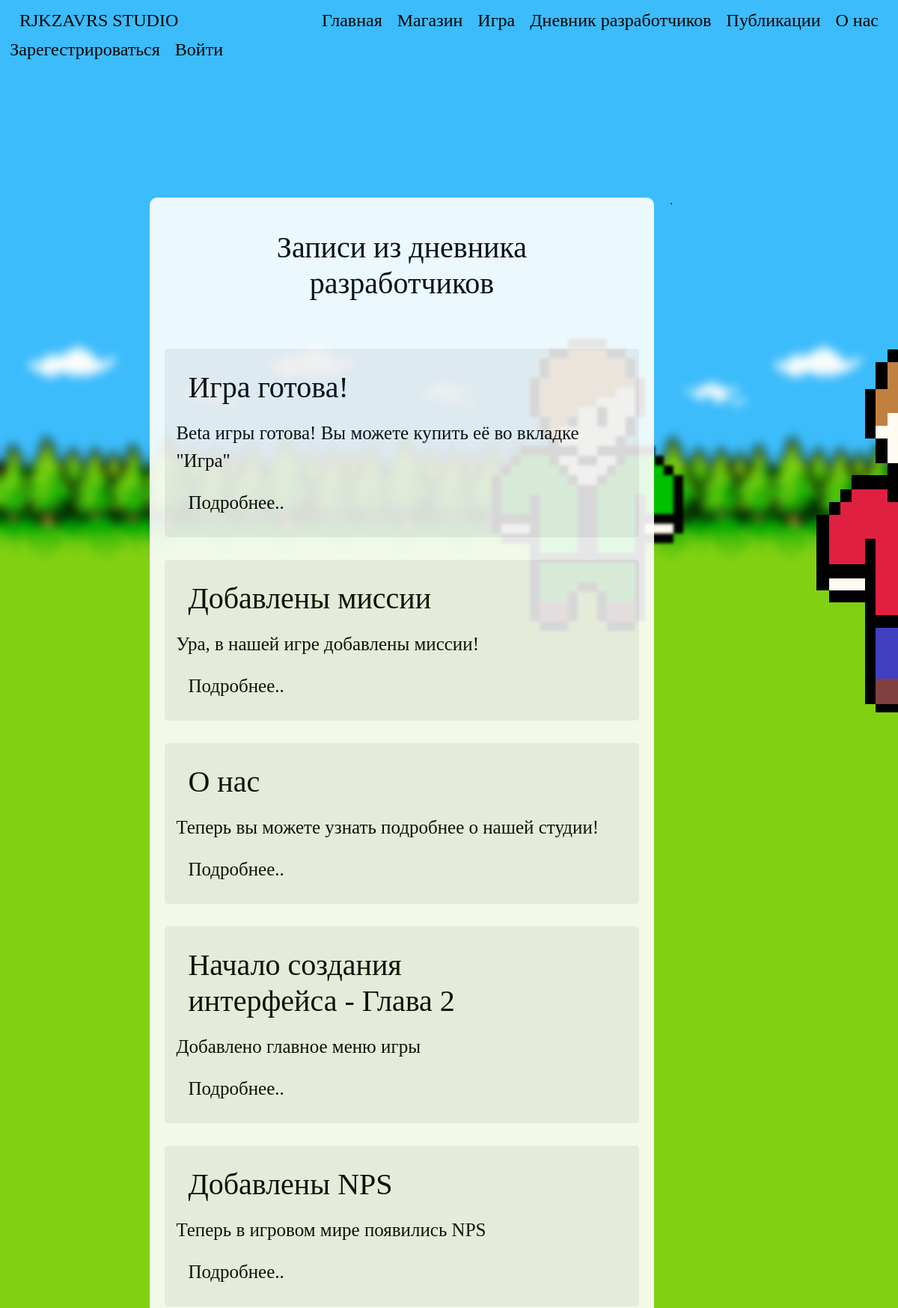
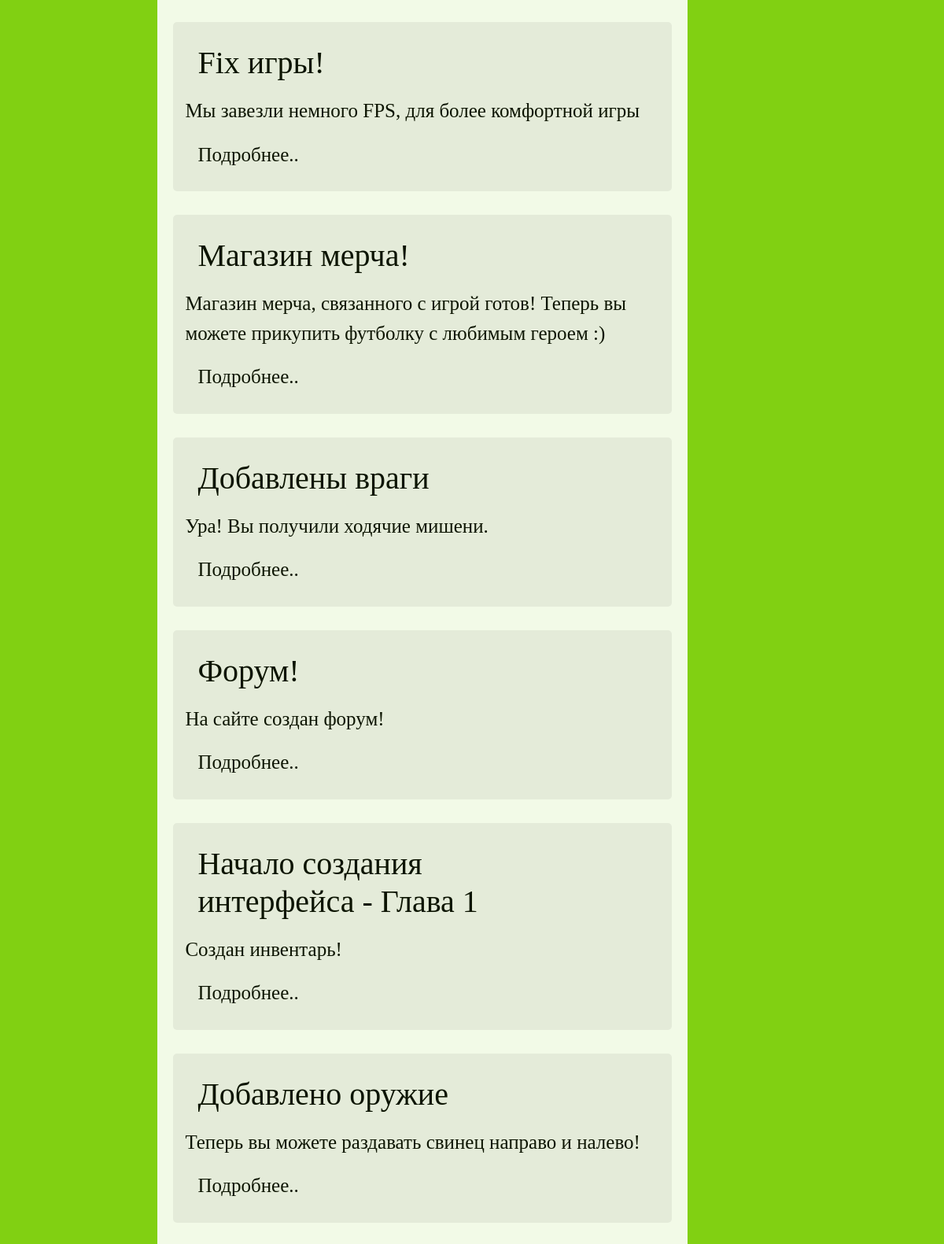
Screenshot of /DevelopersDiary/ (upper part) with the database file from the repository (2 pictures, top to bottom).
### data/developers_diary.py (models this page shows, shortened)
class DevelopersDiary(SqlAlchemyBase, SerializerMixin):
    __tablename__ = 'developers_diary'
    id = sqlalchemy.Column(sqlalchemy.Integer, primary_key=True, autoincrement=True)
    header = sqlalchemy.Column(sqlalchemy.String, nullable=True)
    body = sqlalchemy.Column(sqlalchemy.String, nullable=True)
    good_marks = sqlalchemy.Column(sqlalchemy.Integer, nullable=True, default=0)
    bad_marks = sqlalchemy.Column(sqlalchemy.Integer, nullable=True, default=0)
    created_date = sqlalchemy.Column(sqlalchemy.DateTime, default=datetime.now())
    comments = orm.relation('Comments')
    availability_status = sqlalchemy.Column(sqlalchemy.Integer, nullable=True, default=0)
    author_id = sqlalchemy.Column(sqlalchemy.Integer, sqlalchemy.ForeignKey("user.id"))
    author = orm.relation('User')

### run.py (the view)
@app.route("/DevelopersDiary/")
def list_developers_diary():
    status = 0
    if current_user.is_authenticated:
        status = current_user.status + 1
    session = db_session.create_session()
    ds_diary = session.query(DevelopersDiary).order_by(DevelopersDiary.created_date.desc()).all()
    session.close()
    return render_template("/DevelopersDiarys.html", ds_diary=ds_diary, status=status, user=current_user,
                           style=url_for('static', filename='css/style.css'),
                           bgimg=get_image_profile(current_user))

### data/db_session.py (called while the page is built)
def create_session() -> Session:
    global __factory
    return __factory()

### run.py (called while the page is built)
def get_image_profile(user):
    bg_img = 1
    if user.is_authenticated:
        bg_img = user.background_image_id + 1
    return url_for('static', filename=f'img/background_img_{bg_img}.png')

### templates/DevelopersDiarys.html (shortened to what this page needs)
{% extends "base.html" %}
{% block content %}
<div class="title">
    {% if status >= 2%}
    <div class="navbar">
        <div>
            <h1 class="title-text">Записи из дневника разработчиков</h1>
        </div>
        <div>
            <a href="/DevelopersDiaryAdd" class="btn btn-warning diary-text">Добавить новость</a>
        </div>
    </div>
    {% else %}
    <div class="navbar">
        <h1 class="title-text">Записи из дневника разработчиков</h1>
    </div>
    {% endif %}
</div>
<div>
    {% for publication in ds_diary %}
    {% if status >= publication.availability_status %}
    <div class="publication-block-header">
        <div class="right-column-block">
            <div class="navbar">
                <div class="diary-left-title">
                    <h1 class="diary-title">
                        {{publication.header}}
                    </h1>
                </div>
            </div>
            <div>
                <p class="diary-text">
                    {{publication.body.split("\n")[0]}}
                </p>
            </div>
            <div class="navbar">
                <div>
                    <a href="/DevelopersDiaryPublication/{{publication.id}}">
                        <p class="diary-text">Подробнее..</p>
                    </a>
                </div>
            </div>
        </div>
    </div>
    {% endif %}
    {% endfor %}
</div>
{% endblock %}

### static/css/style.css (style rules this page uses)
p { text-decoration: none; }
a { text-decoration: none; }
div.publication-block-header { flex-basis: 98%; background: #efefef; border-radius: 5px; margin-bottom: 30px; }
.title-text { font-family: 'Comfortaa', cursive; font-weight: 100; font-style: inherit; color: #000; position: relative; padding: 5px 5px; margin: 0 5px; }
.diary-title { font-family: 'Comfortaa', cursive; font-weight: 100; font-style: inherit; color: #000; text-align: left; padding: 5px 5px; margin: 0 5px; text-align: left; }
.diary-text { font-size: 25px; font-family: 'Comfortaa', cursive; font-weight: 100; font-style: inherit; color: #000; position: relative; padding: 5px 5px; margin: 0 5px; }
.diary-left-title { width: 70%; }
div.right-column-block { padding: 15px 5px; }
div.title { display: block; text-align: center; margin-bottom: 50px; }

### rows the page displays
DevelopersDiary: header "Игра готова!", body "Beta игры готова! Вы можете купить её во вкладке \"Игра\""
DevelopersDiary: header "Добавлены миссии", body "Ура, в нашей игре добавлены миссии!"
DevelopersDiary: header "О нас", body "Теперь вы можете узнать подробнее о нашей студии!"
DevelopersDiary: header "Начало создания интерфейса - Глава 2", body "Добавлено главное меню игры"
DevelopersDiary: header "Добавлены NPS", body "Теперь в игровом мире появились NPS"
DevelopersDiary: header "Fix игры!", body "Мы завезли немного FPS, для более комфортной игры"
DevelopersDiary: header "Магазин мерча!", body "Магазин мерча, связанного с игрой готов! Теперь вы можете прикупить футболку с любимым героем :)"
DevelopersDiary: header "Добавлены враги", body "Ура! Вы получили ходячие мишени."
DevelopersDiary: header "Форум!", body "На сайте создан форум!"
DevelopersDiary: header "Начало создания интерфейса - Глава 1", body "Создан инвентарь!"
DevelopersDiary: header "Добавлено оружие", body "Теперь вы можете раздавать свинец направо и налево!"
